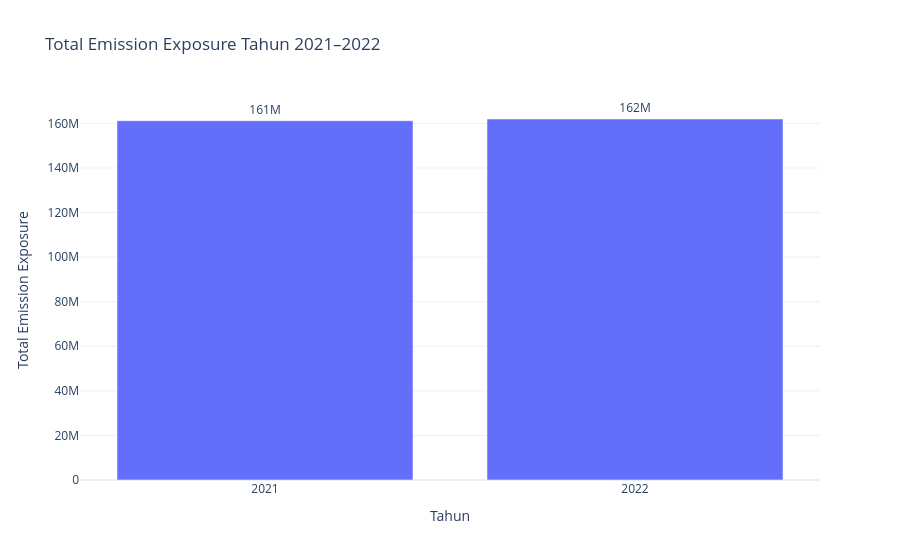

Notebook code for this chart:
### Code cell
fig = px.bar(
    emission_by_year,
    x="year",
    y="total_emission",
    text="total_emission",
    title="Total Emission Exposure Tahun 2021–2022",
    labels={
        "year": "Tahun",
        "total_emission": "Total Emission Exposure"
    }
)

fig.update_traces(
    texttemplate="%{y:.3s}",
    textposition="outside"
)

fig.update_layout(
    template="plotly_white",
    xaxis=dict(dtick=1)
)

fig.show()

### Figure 1 — Plotly figure (JSON) as saved in the notebook; plotly's stock layout.template omitted (floating-point values rounded to 4 significant figures)
{"data": [{"hovertemplate": "Tahun=%{x}<br>Total Emission Exposure=%{text}<extra></extra>", "legendgroup": "", "marker": {"color": "#636efa", "pattern": {"shape": ""}}, "name": "", "orientation": "v", "showlegend": false, "text": [161200000.0, 162000000.0], "textposition": "outside", "texttemplate": "%{y:.3s}", "type": "bar", "x": [2021, 2022], "xaxis": "x", "y": [161200000.0, 162000000.0], "yaxis": "y"}], "layout": {"barmode": "relative", "legend": {"tracegroupgap": 0}, "title": {"text": "Total Emission Exposure Tahun 2021–2022"}, "xaxis": {"anchor": "y", "domain": [0, 1], "dtick": 1, "title": {"text": "Tahun"}}, "yaxis": {"anchor": "x", "domain": [0, 1], "title": {"text": "Total Emission Exposure"}}}}
